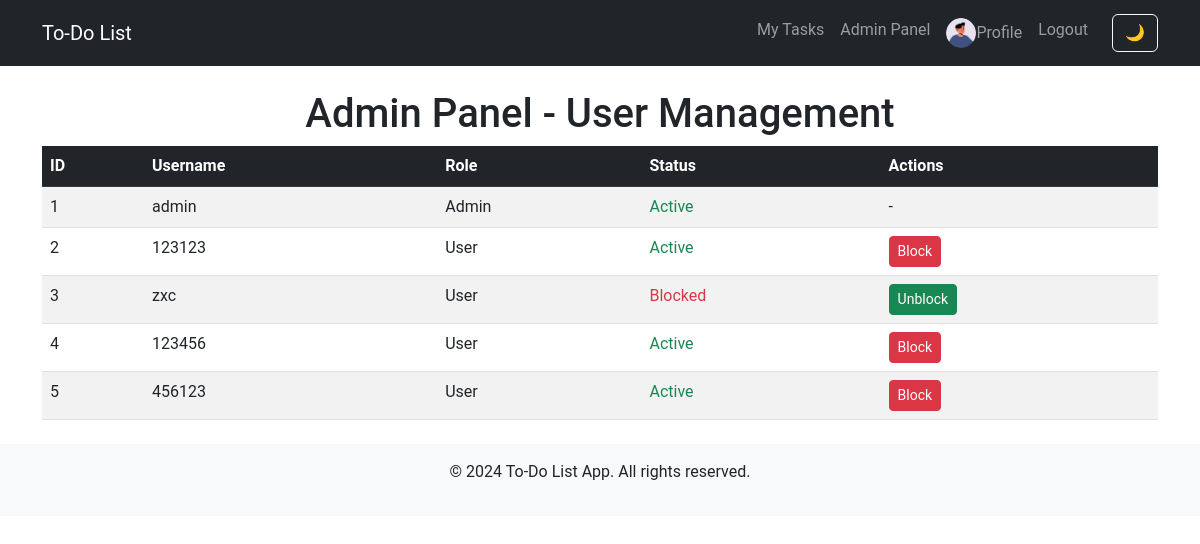
The page /admin (signed in) on the database its author committed.
### models.py (models this page shows)
class User(UserMixin, db.Model):
    __tablename__ = "user"  # ✅ Định danh bảng tránh xung đột
    id = db.Column(db.Integer, primary_key=True)
    username = db.Column(db.String(100), unique=True, nullable=False)
    password = db.Column(db.String(200), nullable=False)
    is_admin = db.Column(db.Boolean, default=False)
    is_blocked = db.Column(db.Boolean, default=False)
    avatar = db.Column(db.String(255), default="default_avatar.png")
    tasks = db.relationship('Task', backref='user', lazy=True)

### app.py (the view)
@app.route('/admin')
@login_required
def admin():
    if not current_user.is_admin:
        flash("Bạn không có quyền truy cập!", "danger")
        return redirect(url_for('index'))
    users = User.query.all()
    return render_template('admin.html', users=users)

### app.py (called while the page is built)
@login_manager.user_loader
def load_user(user_id):
    return User.query.get(int(user_id))

### templates/admin.html (shortened to what this page needs)
{% extends 'base.html' %}
{% block content %}
<h1 class="text-center">Admin Panel - User Management</h1>
<table class="table table-striped">
    <thead class="table-dark">
        <tr>
            <th>ID</th>
            <th>Username</th>
            <th>Role</th>
            <th>Status</th>
            <th>Actions</th>
        </tr>
    </thead>
    <tbody>
        {% for user in users %}
        <tr>
            <td>{{ user.id }}</td>
            <td>{{ user.username }}</td>
            <td>{% if user.is_admin %}Admin{% else %}User{% endif %}</td>
            <td>{% if user.is_blocked %}<span class="text-danger">Blocked</span>{% else %}<span class="text-success">Active</span>{% endif %}</td>
            <td>
                {% if not user.is_admin %}
                    <a href="{{ url_for('toggle_block', user_id=user.id) }}" class="btn btn-sm {% if user.is_blocked %}btn-success{% else %}btn-danger{% endif %}">
                        {% if user.is_blocked %}Unblock{% else %}Block{% endif %}
                    </a>
                {% else %}
                    <span>-</span>
                {% endif %}
            </td>
        </tr>
        {% endfor %}
    </tbody>
</table>
{% endblock %}

### templates/base.html (shortened to what this page needs)
<!DOCTYPE html>
<html lang="en">
<head>
    <link rel="stylesheet" href="https://cdn.jsdelivr.net/npm/bootstrap@5.3.0/dist/css/bootstrap.min.css">
    <link rel="stylesheet" href="{{ url_for('static', filename='css/styles.css') }}">
</head>
<body data-theme="light">
    <nav class="navbar navbar-expand-lg navbar-dark bg-dark">
        <div class="container">
            <a class="navbar-brand" href="{{ url_for('index') }}">To-Do List</a>
            <div class="collapse navbar-collapse" id="navbarNav">
                <ul class="navbar-nav ms-auto">
                    {% if current_user.is_authenticated %}
                        <li class="nav-item"><a class="nav-link" href="{{ url_for('my_tasks') }}">My Tasks</a></li>
                        {% if current_user.is_admin %}
                            <li class="nav-item"><a class="nav-link" href="{{ url_for('admin') }}">Admin Panel</a></li>
                        {% endif %}
                        <li class="nav-item">
                            <a class="nav-link d-flex align-items-center" href="{{ url_for('profile') }}">
                                <img src="{{ url_for('static', filename='uploads/avatars/' + (current_user.avatar or 'default_avatar.png')) }}"
                                alt="Avatar" class="rounded-circle" width="30" height="30">
                                Profile
                            </a>
                        </li>
                        <li class="nav-item"><a class="nav-link" href="{{ url_for('logout') }}">Logout</a></li>
                    {% else %}
                        <li class="nav-item"><a class="nav-link" href="{{ url_for('login') }}">Login</a></li>
                        <li class="nav-item"><a class="nav-link" href="{{ url_for('register') }}">Register</a></li>
                    {% endif %}
                </ul>
                <button class="btn btn-outline-light ms-3" onclick="toggleTheme()">🌙</button>
            </div>
        </div>
    </nav>
    <div class="container mt-4">
        {% block content %}{% endblock %}
    </div>
    <footer class="text-center py-3 mt-4 bg-light">
        <p>© 2024 To-Do List App. All rights reserved.</p>
    </footer>
</body>
</html>

### static/css/styles.css (style rules this page uses)
body { font-family: 'Roboto', sans-serif; }
.navbar { margin-bottom: 16px; padding: 10px 20px; transition: background-color 0.3s ease, box-shadow 0.3s ease; }
body[data-theme="light"] { background-color: #ffffff; color: #212529; }

### rows shown on the page
User: avatar (picture), id "1", username "admin", is_admin "Admin", is_blocked "Active"
User: id "2", username "123123", is_admin "User", is_blocked "Active"
User: id "3", username "zxc", is_admin "User", is_blocked "Blocked"
User: id "4", username "123456", is_admin "User", is_blocked "Active"
User: id "5", username "456123", is_admin "User", is_blocked "Active"
